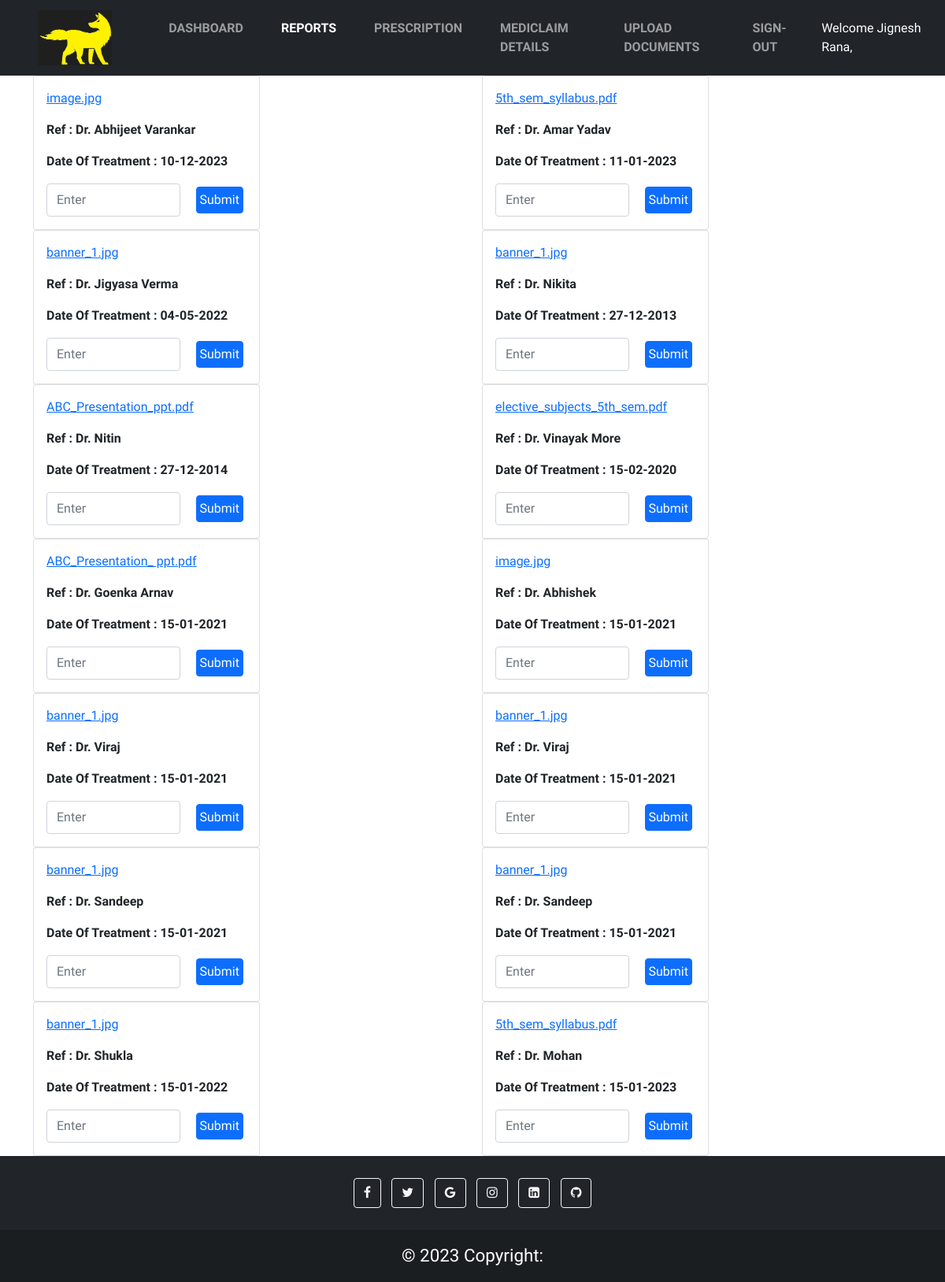
/reports.php (signed in), run on the app's committed database.
### tables this page shows
CREATE TABLE `reports` (
  `id` int(10) NOT NULL,
  `DoctorName` varchar(100) NOT NULL,
  `Document` varchar(100) NOT NULL,
  `GiveRights` varchar(1000) NOT NULL,
  `DateOfPerformance` varchar(100) NOT NULL,
  `DocumentType` varchar(1000) NOT NULL,
  `DocumentPriority` int(10) NOT NULL
);

### reports.php (the view, shortened to what this page needs)
<?php
            $servername = "localhost";
            $username = "root";
            $password = "";
            $database = "researchpaper";
            $conn = new mysqli($servername, $username, $password, $database);
            if ($conn->connect_error) {
            }
            else {
                        ?>
<!DOCTYPE html>
<html lang="en">
<head>
    <link href="https://cdn.jsdelivr.net/npm/bootstrap@5.1.3/dist/css/bootstrap.min.css" rel="stylesheet"
>
    <link rel="stylesheet" href="https://cdnjs.cloudflare.com/ajax/libs/font-awesome/4.7.0/css/font-awesome.min.css">
</head>
<body>
    <div class="bg-dark navbar-dark">
        <nav class="navbar navbar-expand-lg">
            <div class="container-fluid pe-lg-2 p-0"> <a class="navbar-brand ms-5" href="#"><img src="Images/logo.png"
                        height="70vh"></a>
                <div class="collapse navbar-collapse" id="navbarSupportedContent">
                    <ul class="navbar-nav ms-5 mb-2 mb-lg-0">
                        <?php
                            if($_SESSION['Role'] == 'Admin' || $_SESSION['Role'] == 'admin') { ?>
                        <li class="nav-item"> <a class="nav-link pe-3 me-4 fw-bold" aria-current="page"
                                href="./index.php">DASHBOARD</a> </li>
                        <li class="nav-item"> <a class="nav-link pe-3 me-4 fw-bold active"
                                href="./reports.php">REPORTS</a></li>
                        <li class="nav-item"> <a class="nav-link pe-3 me-4 fw-bold"
                                href="./prescription.php">PRESCRIPTION</a></li>
                        <li class="nav-item"> <a class="nav-link pe-3 me-4 fw-bold" href="#">MEDICLAIM DETAILS</a></li>
                        <li class="nav-item"> <a class="nav-link pe-3 me-4 fw-bold" href="./UploadDocument.php">UPLOAD
                                DOCUMENTS</a></li>
                        <?php    }
                            elseif($_SESSION['Role'] == 'Pharmacist' || $_SESSION['Role'] == 'pharmacist') { ?>
                        <li class="nav-item"> <a class="nav-link pe-3 me-4 fw-bold active"
                                href="./prescription.php">PRESCRIPTION</a></li>
                        <?php    }
                            else{ ?>
                        <li class="nav-item"> <a class="nav-link pe-3 me-4 fw-bold" href="#">MEDICLAIM DETAILS</a></li>
                        <?php   }
                        ?>
                        <?php if(!isset($_SESSION['isLogin'])) { ?>
                        <li class="nav-item"> <a class="nav-link pe-3 me-4 fw-bold" href="./login.php">LOGIN</a> </li>
                        <?php } else { ?>
                        <li class="nav-item"> <a class="nav-link pe-3 me-4 fw-bold" href="./signout.php">SIGN-OUT</a>
                        </li>
                        <?php } ?>
                    </ul>
                    <ul class="navbar-nav icons ms-auto mb-2 mb-lg-0">
                        <?php if(isset($_SESSION['isLogin'])) { ?>
                        <li id="message" style="color:white;" class="fs-bold">Welcome
                            <?php echo $_SESSION['Name'];?>,
                            <?php } ?>
                        </li>
                    </ul>
                </div>
            </div>
        </nav>
    </div>
    <div class="container">
        <div class="row">
            <?php
            try {
                $sql = "SELECT * FROM `reports`;";
                $result = $conn->query($sql);
                    while($row = $result->fetch_assoc()) {
                        $ArrToStr = array($row['GiveRights']);
                        foreach($ArrToStr as $x){
                                ?>
                                <?php
                            if($_SESSION['Role']== 'Admin'|| $_SESSION['Role'] == 'admin'){
                            ?>
                                <div class="col-xxl-3 col-md-6 col-xs-12 container-fluid">
                                    <div class="card" style="max-width: 18rem;">
                                        <div class="card-body">
                                            <p class="card-text">
                                            <a href="?performTask=1&myTable=reports&myId=<?php echo $row['id'] ?>" onclick="openMultipleLinks(<?php echo $row['id']; ?>, '<?php echo $row['Document']; ?>')">
                                                <?php echo $row['Document'];
                                                ?>
                                            </a>
                                            </p>
                                            <p class="card-text">
                                                <strong>Ref :</strong> <b><?php echo $row['DoctorName']; ?></b>
                                            </p>
                                            <p class="card-text">
                                                <strong>Date Of Treatment :</strong> <b>
                                                    <?php echo $row['DateOfPerformance'];
                                                    ?>
                                                </b>
                                            </p>
                                            <form class="d-flex myForm" method="post" style="display:none;">
                                                <?php
                                                    if($_SESSION['Role'] == 'Admin' || $_SESSION['Role'] == 'admin') {?>
                                                        <input class="form-control me-3" type="search" placeholder="Enter" name="answers[]">
                                                        <button class="btn btn-primary m-1 p-1 " type="submit" name="submit">Submit</button>
                                                <?php } ?>
                                            </form>
                                        </div>
                                    </div>
                                </div>
                            <?php }
                        }
                    ?>
            <?php
                        }
            }
            catch(Exception $e) {
                echo "some error occured";
            }
        ?>
        </div>
    </div>
    <footer class="bg-dark text-center text-white">
        <div class="container p-4 pb-0">
            <section class="mb-4">
                <a class="btn btn-outline-light btn-floating m-1" href="#!" role="button"><i
                        class="fa fa-facebook-f"></i></a>
                <a class="btn btn-outline-light btn-floating m-1" href="#!" role="button"><i
                        class="fa fa-twitter"></i></a>
                <a class="btn btn-outline-light btn-floating m-1" href="#!" role="button"><i
                        class="fa fa-google"></i></a>
                <a class="btn btn-outline-light btn-floating m-1" href="#!" role="button"><i
                        class="fa fa-instagram"></i></a>
                <a class="btn btn-outline-light btn-floating m-1" href="#!" role="button"><i
                        class="fa fa-linkedin-square"></i></a>
                <a class="btn btn-outline-light btn-floating m-1" href="#!" role="button"><i
                        class="fa fa-github"></i></a>
            </section>
        </div>
        <div class="text-center p-3" style="background-color: rgba(0, 0, 0, 0.2);">
            © 2023 Copyright:
        </div>
    </footer>
    <?php
} ?>
</body>
</html>

### reports.php (style rules this page uses)
* { margin: 0; padding: 0; box-sizing: border-box; font-family: 'Varela Round', sans-serif; }
body { height: 100vh; display: flex; flex-direction: column; }
footer { width: 100%; margin-top: auto; }
footer div { font-size: 1.4rem; }

### data on the page
reports: Document "image.jpg", DoctorName "Dr. Abhijeet Varankar", DateOfPerformance "10-12-2023"
reports: Document "5th_sem_syllabus.pdf", DoctorName "Dr. Amar Yadav", DateOfPerformance "11-01-2023"
reports: Document "banner_1.jpg", DoctorName "Dr. Jigyasa Verma", DateOfPerformance "04-05-2022"
reports: Document "banner_1.jpg", DoctorName "Dr. Nikita", DateOfPerformance "27-12-2013"
reports: Document "ABC_Presentation_ppt.pdf", DoctorName "Dr. Nitin", DateOfPerformance "27-12-2014"
reports: Document "elective_subjects_5th_sem.pdf", DoctorName "Dr. Vinayak More", DateOfPerformance "15-02-2020"
reports: Document "ABC_Presentation_ ppt.pdf", DoctorName "Dr. Goenka Arnav", DateOfPerformance "15-01-2021"
reports: Document "image.jpg", DoctorName "Dr. Abhishek", DateOfPerformance "15-01-2021"
reports: Document "banner_1.jpg", DoctorName "Dr. Viraj", DateOfPerformance "15-01-2021"
reports: Document "banner_1.jpg", DoctorName "Dr. Viraj", DateOfPerformance "15-01-2021"
reports: Document "banner_1.jpg", DoctorName "Dr. Sandeep", DateOfPerformance "15-01-2021"
reports: Document "banner_1.jpg", DoctorName "Dr. Sandeep", DateOfPerformance "15-01-2021"
reports: Document "banner_1.jpg", DoctorName "Dr. Shukla", DateOfPerformance "15-01-2022"
reports: Document "5th_sem_syllabus.pdf", DoctorName "Dr. Mohan", DateOfPerformance "15-01-2023"

### other printed values
$_SESSION['Name'] "Jignesh Rana"
